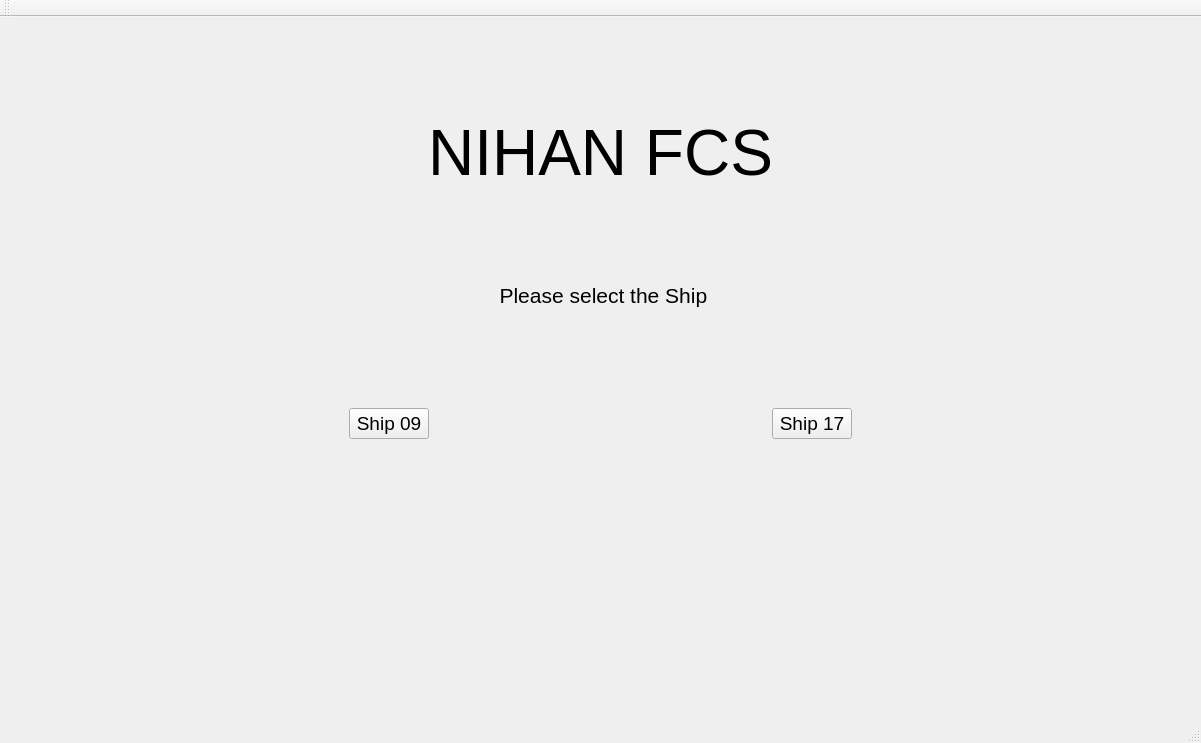
<?xml version="1.0" encoding="UTF-8"?>
<ui version="4.0">
 <class>MainWindow</class>
 <widget class="QMainWindow" name="MainWindow">
  <property name="geometry">
   <rect>
    <x>0</x>
    <y>0</y>
    <width>1201</width>
    <height>743</height>
   </rect>
  </property>
  <property name="windowTitle">
   <string>MainWindow</string>
  </property>
  <widget class="QWidget" name="centralWidget">
   <layout class="QVBoxLayout" name="verticalLayout_3">
    <item>
     <spacer name="verticalSpacer_2">
      <property name="orientation">
       <enum>Qt::Vertical</enum>
      </property>
      <property name="sizeHint" stdset="0">
       <size>
        <width>20</width>
        <height>40</height>
       </size>
      </property>
     </spacer>
    </item>
    <item>
     <layout class="QHBoxLayout" name="horizontalLayout_3">
      <item>
       <widget class="QLabel" name="label_2">
        <property name="font">
         <font>
          <pointsize>48</pointsize>
         </font>
        </property>
        <property name="text">
         <string>NIHAN FCS</string>
        </property>
        <property name="alignment">
         <set>Qt::AlignCenter</set>
        </property>
       </widget>
      </item>
     </layout>
    </item>
    <item>
     <spacer name="verticalSpacer_4">
      <property name="orientation">
       <enum>Qt::Vertical</enum>
      </property>
      <property name="sizeHint" stdset="0">
       <size>
        <width>20</width>
        <height>40</height>
       </size>
      </property>
     </spacer>
    </item>
    <item>
     <layout class="QHBoxLayout" name="horizontalLayout">
      <item>
       <widget class="QLabel" name="label">
        <property name="font">
         <font>
          <pointsize>16</pointsize>
         </font>
        </property>
        <property name="text">
         <string> Please select the Ship</string>
        </property>
        <property name="alignment">
         <set>Qt::AlignCenter</set>
        </property>
       </widget>
      </item>
     </layout>
    </item>
    <item>
     <spacer name="verticalSpacer_3">
      <property name="orientation">
       <enum>Qt::Vertical</enum>
      </property>
      <property name="sizeHint" stdset="0">
       <size>
        <width>20</width>
        <height>40</height>
       </size>
      </property>
     </spacer>
    </item>
    <item>
     <layout class="QHBoxLayout" name="horizontalLayout_2">
      <property name="topMargin">
       <number>5</number>
      </property>
      <property name="bottomMargin">
       <number>5</number>
      </property>
      <item>
       <spacer name="horizontalSpacer_2">
        <property name="orientation">
         <enum>Qt::Horizontal</enum>
        </property>
        <property name="sizeHint" stdset="0">
         <size>
          <width>40</width>
          <height>20</height>
         </size>
        </property>
       </spacer>
      </item>
      <item>
       <widget class="QPushButton" name="btn_ship09">
        <property name="enabled">
         <bool>true</bool>
        </property>
        <property name="sizePolicy">
         <sizepolicy hsizetype="Minimum" vsizetype="Fixed">
          <horstretch>0</horstretch>
          <verstretch>0</verstretch>
         </sizepolicy>
        </property>
        <property name="baseSize">
         <size>
          <width>0</width>
          <height>0</height>
         </size>
        </property>
        <property name="font">
         <font>
          <pointsize>14</pointsize>
         </font>
        </property>
        <property name="text">
         <string>Ship 09</string>
        </property>
        <property name="iconSize">
         <size>
          <width>16</width>
          <height>16</height>
         </size>
        </property>
        <property name="autoRepeatDelay">
         <number>300</number>
        </property>
        <property name="autoRepeatInterval">
         <number>100</number>
        </property>
       </widget>
      </item>
      <item>
       <spacer name="horizontalSpacer">
        <property name="orientation">
         <enum>Qt::Horizontal</enum>
        </property>
        <property name="sizeHint" stdset="0">
         <size>
          <width>40</width>
          <height>20</height>
         </size>
        </property>
       </spacer>
      </item>
      <item>
       <widget class="QPushButton" name="btn_ship17">
        <property name="font">
         <font>
          <pointsize>14</pointsize>
         </font>
        </property>
        <property name="text">
         <string>Ship 17</string>
        </property>
       </widget>
      </item>
      <item>
       <spacer name="horizontalSpacer_3">
        <property name="orientation">
         <enum>Qt::Horizontal</enum>
        </property>
        <property name="sizeHint" stdset="0">
         <size>
          <width>40</width>
          <height>20</height>
         </size>
        </property>
       </spacer>
      </item>
     </layout>
    </item>
    <item>
     <spacer name="verticalSpacer_5">
      <property name="orientation">
       <enum>Qt::Vertical</enum>
      </property>
      <property name="sizeHint" stdset="0">
       <size>
        <width>20</width>
        <height>40</height>
       </size>
      </property>
     </spacer>
    </item>
    <item>
     <spacer name="verticalSpacer_6">
      <property name="orientation">
       <enum>Qt::Vertical</enum>
      </property>
      <property name="sizeHint" stdset="0">
       <size>
        <width>20</width>
        <height>40</height>
       </size>
      </property>
     </spacer>
    </item>
    <item>
     <spacer name="verticalSpacer">
      <property name="orientation">
       <enum>Qt::Vertical</enum>
      </property>
      <property name="sizeHint" stdset="0">
       <size>
        <width>20</width>
        <height>40</height>
       </size>
      </property>
     </spacer>
    </item>
   </layout>
  </widget>
  <widget class="QMenuBar" name="menuBar">
   <property name="geometry">
    <rect>
     <x>0</x>
     <y>0</y>
     <width>1201</width>
     <height>20</height>
    </rect>
   </property>
  </widget>
  <widget class="QToolBar" name="mainToolBar">
   <attribute name="toolBarArea">
    <enum>TopToolBarArea</enum>
   </attribute>
   <attribute name="toolBarBreak">
    <bool>false</bool>
   </attribute>
  </widget>
  <widget class="QStatusBar" name="statusBar"/>
 </widget>
 <layoutdefault spacing="6" margin="11"/>
 <resources/>
 <connections/>
</ui>
